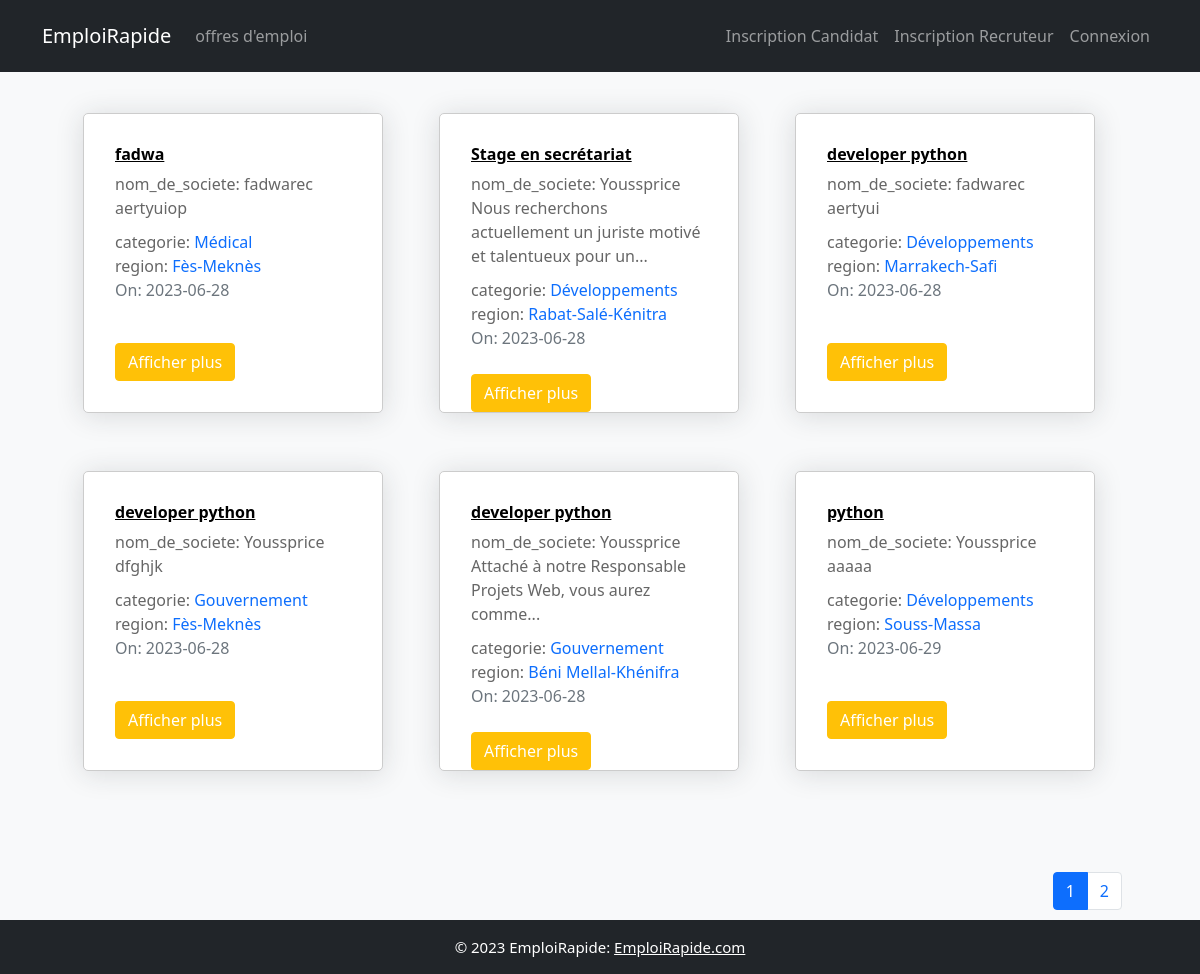
The app's page /offreemploic with its own data.
### pythonic/models.py (models this page shows, shortened)
class OffreEmploi(db.Model):
    __tablename__ = 'offre_emploi'
    id_offre = db.Column(db.Integer, primary_key=True, autoincrement=True)
    titre = db.Column(db.String(100), nullable=False)
    description = db.Column(db.Text, nullable=False)
    date_publication = db.Column(db.DateTime, nullable=True, default=datetime.utcnow)
    date_limite = db.Column(db.DateTime, nullable=True, default=datetime.utcnow)
    region = db.Column(db.String(100), nullable=False)
    competences_requises = db.Column(db.Text, nullable=True)
    diplome_requis = db.Column(db.String(100), nullable=True)
    langues_requises = db.Column(db.String(200), nullable=True)
    statut = db.Column(db.String(50), nullable=True)
    horaire_travail = db.Column(db.String(100), nullable=True)
    salaire=db.Column(db.String(100), nullable=True)
    type_de_poste=db.Column(db.String(100), nullable=True)
    categories=db.Column(db.String(100), nullable=True)
    slug = db.Column(db.String(32), nullable=False)
    recruteur_id = db.Column(db.Integer, db.ForeignKey('recruteur.id_recruteur'))
    candidatures = db.relationship('Candidature', backref='offre_emploi', lazy=True)

class Recruteur(db.Model,UserMixin):
    __tablename__ = 'recruteur'
    id_recruteur = db.Column(db.Integer, primary_key=True, autoincrement=True)
    nom_de_societe = db.Column(db.String(100), nullable=False)
    adresse = db.Column(db.String(200), nullable=False)
    email = db.Column(db.String(120), unique=True, nullable=False)
    mot_de_passe = db.Column(db.String(60), nullable=False, unique=True)
    domaine = db.Column(db.String(50), nullable=False)
    telephone = db.Column(db.String(20), nullable=True)
    website = db.Column(db.String(100), nullable=True)
    company_description = db.Column(db.Text, nullable=True)
    is_recruteur = db.Column(db.Boolean, nullable=False, default=True)
    offres = db.relationship('OffreEmploi', backref='recruteur', lazy=True)

### pythonic/routes.py (the view)
@app.route("/")
@app.route("/offreemploic", methods=['GET', 'POST'])
def offreemploic():
    page = request.args.get("page", 1, type=int)
    offre_emploi = OffreEmploi.query.paginate(page=page, per_page=6)
    return render_template('offreemploic.html', offre_emploi=offre_emploi)

### pythonic/templates/offreemploic.html
{%extends "layoutcond.html"%}
{% block content%}
<section class="bg-light">
    <div class="container p-5">
        <div class="row">
            {% for offres in offre_emploi %}
            <div class="col-sm-12 col-md-6 col-lg-4 pb-5 d-flex align-items-stretch">
              <div class="card lesson" style="width: 300px; height: 300px;">
                <div class="card-body d-flex flex-column">
                  <h6 class="card-title">
                     <a href="{{ url_for('offrec', offre_title=offres.titre) }}">{{ offres.titre }}</a>
                        </h6>
                        <p class="card-text mb-0">nom_de_societe:
                            {{ offres.recruteur.nom_de_societe}}
                        </p>
                        <div class="card-text">
                            <span class="description-truncated">
                                {{ offres.description | truncate(85) | striptags }}
                            </span>
                        </div>
                        <p class="card-text mb-0">categorie:
                            <a class="text-decoration-none" href="#">{{offres.categories}}</a>
                        </p>
                        <p class="card-text mb-0">region:
                            <a class="text-decoration-none" href="#">{{offres.region}}</a>
                        </p>
                    <span class="text-muted">On: {{offres.date_publication.strftime('%Y-%m-%d')}}</span>
                    <br>
                    <div class="mt-auto">
                      <a class="btn btn-primary btn-warning text-white" href="{{ url_for('offrec', offre_title=offres.titre) }}">Afficher plus</a>
                    </div>
                    </div>
                </div>
            </div>
            {% endfor %}
            <nav class="mt-5" aria-label="...">
                <ul class="pagination" style="display: flex; justify-content: flex-end">
                    {% for page_num in offre_emploi.iter_pages(left_edge=1, right_edge=1, left_current=1, right_current=2) %}
                    {% if page_num %}
                    {% if offre_emploi.page == page_num %}
                    <li class="page-item active">
                        <a href="{{url_for('offreemploic', page=page_num)}}" class="page-link">{{page_num}}</a>
                    </li>
                    {%else%}
                    <li class="page-item">
                        <a href="{{url_for('offreemploic', page=page_num)}}" class="page-link">{{page_num}}</a>
                    </li>
                    {%endif%}
                    {% else %}
                    ...
                    {% endif %}
                    {% endfor %}
                </ul>
            </nav>
        </div>
</section>
{% endblock content %}

### pythonic/static/main.css (style rules this page uses)
body::before { display: block; content: ''; height: 60px; }
.card { transition: 0.7s ease; box-shadow: 0 5px 15px rgba(1 1 1/ 15); border-radius: 5px; margin: 5px; }
.lesson { box-shadow: 0 5px 15px rgba(200 200 200/ 15); border-radius: 5px; border: 1px solid #fff; }
.card.lesson { background-color: #ffffff; border: 1px solid #cccccc; border-radius: 5px; padding: 15px; }
.card-title a { color: #000000; font-weight: bold; }
.card-text { color: #666666; margin-bottom: 10px; }
.card { box-shadow: 0 0.15rem 1.75rem 0 rgb(33 40 50 / 15%); }

### records on screen
OffreEmploi: titre "fadwa", recruteur.nom_de_societe "fadwarec", description "aertyuiop", categories "Médical", region "Fès-Meknès", date_publication "2023-06-28"
OffreEmploi: titre "Stage en secrétariat", recruteur.nom_de_societe "Youssprice", description "Nous recherchons actuellement un juriste motivé et talentueux pour un...", categories "Développements", region "Rabat-Salé-Kénitra", date_publication "2023-06-28"
OffreEmploi: titre "developer python", recruteur.nom_de_societe "fadwarec", description "aertyui", categories "Développements", region "Marrakech-Safi", date_publication "2023-06-28"
OffreEmploi: titre "developer python", recruteur.nom_de_societe "Youssprice", description "dfghjk", categories "Gouvernement", region "Fès-Meknès", date_publication "2023-06-28"
OffreEmploi: titre "developer python", recruteur.nom_de_societe "Youssprice", description "Attaché à notre Responsable Projets Web, vous aurez comme...", categories "Gouvernement", region "Béni Mellal-Khénifra", date_publication "2023-06-28"
OffreEmploi: titre "python", recruteur.nom_de_societe "Youssprice", description "aaaaa", categories "Développements", region "Souss-Massa", date_publication "2023-06-29"

### other values on screen
{{ page_num }} "1"
{{ page_num }} "2"
